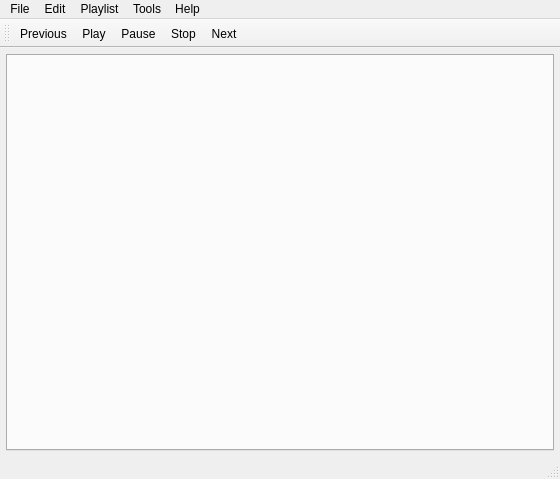
<?xml version="1.0" encoding="UTF-8"?>
<ui version="4.0">
 <class>MainWindow</class>
 <widget class="QMainWindow" name="MainWindow">
  <property name="geometry">
   <rect>
    <x>0</x>
    <y>0</y>
    <width>560</width>
    <height>479</height>
   </rect>
  </property>
  <property name="windowTitle">
   <string>Qmmp User Interface Example</string>
  </property>
  <widget class="QWidget" name="centralwidget">
   <layout class="QVBoxLayout" name="verticalLayout">
    <property name="margin">
     <number>6</number>
    </property>
    <item>
     <widget class="QTabWidget" name="tabWidget">
      <property name="tabShape">
       <enum>QTabWidget::Rounded</enum>
      </property>
      <property name="currentIndex">
       <number>-1</number>
      </property>
      <property name="documentMode">
       <bool>false</bool>
      </property>
     </widget>
    </item>
   </layout>
  </widget>
  <widget class="QStatusBar" name="statusbar"/>
  <widget class="QMenuBar" name="menuBar">
   <property name="geometry">
    <rect>
     <x>0</x>
     <y>0</y>
     <width>560</width>
     <height>24</height>
    </rect>
   </property>
   <widget class="QMenu" name="menuFile">
    <property name="title">
     <string>File</string>
    </property>
    <addaction name="actionAddFile"/>
    <addaction name="actionAddDirectory"/>
    <addaction name="separator"/>
    <addaction name="actionExit"/>
   </widget>
   <widget class="QMenu" name="menuPlaylist">
    <property name="title">
     <string>Playlist</string>
    </property>
    <addaction name="actionNewPlayList"/>
    <addaction name="separator"/>
    <addaction name="actionClosePlayList"/>
   </widget>
   <widget class="QMenu" name="menuTools">
    <property name="title">
     <string>Tools</string>
    </property>
    <addaction name="separator"/>
    <addaction name="actionVisualization"/>
    <addaction name="separator"/>
    <addaction name="actionSettings"/>
   </widget>
   <widget class="QMenu" name="menuHelp">
    <property name="title">
     <string>Help</string>
    </property>
    <addaction name="actionAbout"/>
    <addaction name="actionAboutQt"/>
   </widget>
   <widget class="QMenu" name="menuEdit">
    <property name="title">
     <string>Edit</string>
    </property>
    <addaction name="actionSelectAll"/>
    <addaction name="separator"/>
    <addaction name="actionRemoveSelected"/>
    <addaction name="actionRemoveUnselected"/>
    <addaction name="actionClearPlayList"/>
   </widget>
   <addaction name="menuFile"/>
   <addaction name="menuEdit"/>
   <addaction name="menuPlaylist"/>
   <addaction name="menuTools"/>
   <addaction name="menuHelp"/>
  </widget>
  <widget class="QToolBar" name="toolBar">
   <property name="windowTitle">
    <string>toolBar</string>
   </property>
   <attribute name="toolBarArea">
    <enum>TopToolBarArea</enum>
   </attribute>
   <attribute name="toolBarBreak">
    <bool>false</bool>
   </attribute>
   <addaction name="actionPrevious"/>
   <addaction name="actionPlay"/>
   <addaction name="actionPause"/>
   <addaction name="actionStop"/>
   <addaction name="actionNext"/>
  </widget>
  <action name="actionPrevious">
   <property name="icon">
    <iconset>
     <normalon>:/images/previous.png</normalon>
    </iconset>
   </property>
   <property name="text">
    <string>Previous</string>
   </property>
  </action>
  <action name="actionPlay">
   <property name="icon">
    <iconset>
     <normalon>:/images/play.png</normalon>
    </iconset>
   </property>
   <property name="text">
    <string>Play</string>
   </property>
  </action>
  <action name="actionPause">
   <property name="icon">
    <iconset>
     <normalon>:/images/pause.png</normalon>
    </iconset>
   </property>
   <property name="text">
    <string>Pause</string>
   </property>
  </action>
  <action name="actionNext">
   <property name="icon">
    <iconset>
     <normalon>:/images/next.png</normalon>
    </iconset>
   </property>
   <property name="text">
    <string>Next</string>
   </property>
  </action>
  <action name="actionStop">
   <property name="icon">
    <iconset>
     <normalon>:/images/stop.png</normalon>
    </iconset>
   </property>
   <property name="text">
    <string>Stop</string>
   </property>
  </action>
  <action name="actionAddFile">
   <property name="text">
    <string>&amp;Add File</string>
   </property>
  </action>
  <action name="actionClearPlayList">
   <property name="text">
    <string>&amp;Remove All</string>
   </property>
  </action>
  <action name="actionNewPlayList">
   <property name="text">
    <string>New</string>
   </property>
  </action>
  <action name="actionClosePlayList">
   <property name="text">
    <string>Close</string>
   </property>
  </action>
  <action name="actionAddDirectory">
   <property name="text">
    <string>&amp;Add Directory</string>
   </property>
  </action>
  <action name="actionExit">
   <property name="text">
    <string>&amp;Exit</string>
   </property>
  </action>
  <action name="actionAbout">
   <property name="text">
    <string>About</string>
   </property>
  </action>
  <action name="actionAboutQt">
   <property name="text">
    <string>About Qt</string>
   </property>
  </action>
  <action name="actionSelectAll">
   <property name="text">
    <string>&amp;Select All</string>
   </property>
  </action>
  <action name="actionRemoveSelected">
   <property name="text">
    <string>&amp;Remove Selected</string>
   </property>
  </action>
  <action name="actionRemoveUnselected">
   <property name="text">
    <string>&amp;Remove Unselected</string>
   </property>
  </action>
  <action name="actionVisualization">
   <property name="text">
    <string>Visualization</string>
   </property>
  </action>
  <action name="actionSettings">
   <property name="text">
    <string>Settings</string>
   </property>
  </action>
 </widget>
 <resources/>
 <connections/>
</ui>
